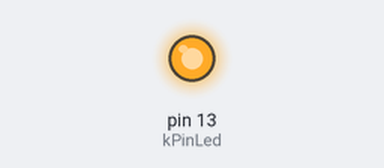
The sketch below on a simulated Arduino Uno, built with avr-gcc and run on an emulated ATmega328P. Parts: output pins drawn as LEDs (lit = HIGH).

Above: at 0.5 s.
At 18.5 s:
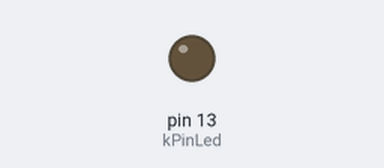
Timing chart, 0 to 19.5 s (numbered marks = the images above):
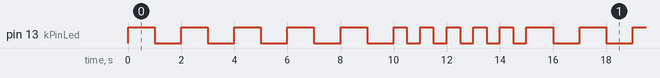

Measured:
- by itself, pin 13 (kPinLed): repeats every 15.0 s: 4 × (LOW 1.0 s, HIGH 1.0 s), LOW 1.0 s, 5 × (HIGH 0.50 s, LOW 0.50 s), HIGH 1.0 s
- by itself, everything shown: repeats every 15.0 s, in 20 steps

The sketch:

sketch_sep28e.ino
```cpp
int delayTime = 1000;
int delayTime1 = 500;
const int kPinLed = 13;

void setup() {
  pinMode(kPinLed, OUTPUT);
}
void loop() {

  for (int i = 0; i < 5; i++) {
    digitalWrite(kPinLed, HIGH);
    delay(delayTime);
    digitalWrite(kPinLed, LOW);
    delay(delayTime);

  }
  for (int i = 0; i < 5; i++) {
    digitalWrite(kPinLed, HIGH);
    delay(delayTime1);
    digitalWrite(kPinLed, LOW);
    delay(delayTime1);
  }
}
```
